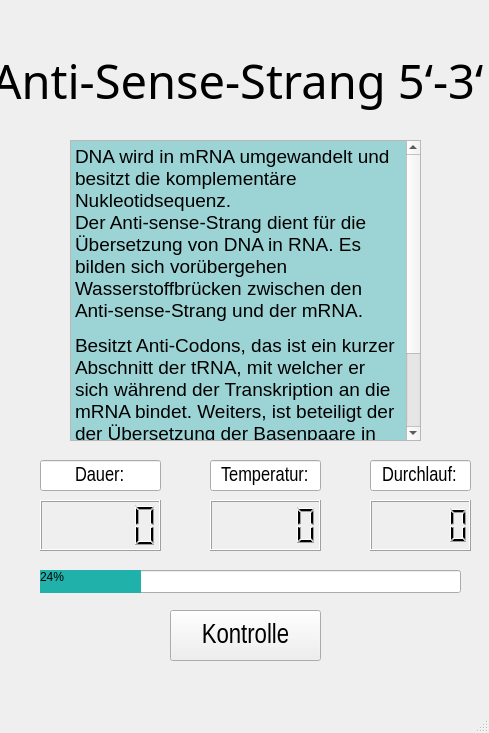
<?xml version="1.0" encoding="UTF-8"?>
<ui version="4.0">
 <class>AblaufWindowASens</class>
 <widget class="QMainWindow" name="AblaufWindowASens">
  <property name="geometry">
   <rect>
    <x>0</x>
    <y>0</y>
    <width>489</width>
    <height>733</height>
   </rect>
  </property>
  <property name="windowTitle">
   <string>Annealing</string>
  </property>
  <widget class="QWidget" name="centralwidget">
   <widget class="QTextEdit" name="textEdit">
    <property name="geometry">
     <rect>
      <x>70</x>
      <y>140</y>
      <width>351</width>
      <height>301</height>
     </rect>
    </property>
    <property name="readOnly">
     <bool>true</bool>
    </property>
    <property name="html">
     <string>&lt;!DOCTYPE HTML PUBLIC &quot;-//W3C//DTD HTML 4.0//EN&quot; &quot;http://www.w3.org/TR/REC-html40/strict.dtd&quot;&gt;
&lt;html&gt;&lt;head&gt;&lt;meta name=&quot;qrichtext&quot; content=&quot;1&quot; /&gt;&lt;meta charset=&quot;utf-8&quot; /&gt;&lt;style type=&quot;text/css&quot;&gt;
p, li { white-space: pre-wrap; }
hr { height: 1px; border-width: 0; }
li.unchecked::marker { content: &quot;\2610&quot;; }
li.checked::marker { content: &quot;\2612&quot;; }
&lt;/style&gt;&lt;/head&gt;&lt;body style=&quot; font-family:'Segoe UI'; font-size:9pt; font-weight:400; font-style:normal;&quot; bgcolor=&quot;#9cd4d6&quot;&gt;
&lt;p style=&quot; margin-top:12px; margin-bottom:12px; margin-left:0px; margin-right:0px; -qt-block-indent:0; text-indent:0px;&quot;&gt;&lt;span style=&quot; font-family:'Arial Narrow','sans-serif'; font-size:14pt;&quot;&gt;DNA wird in mRNA umgewandelt und besitzt die komplementäre Nukleotidsequenz. &lt;br /&gt;Der Anti-sense-Strang dient für die Übersetzung von DNA in RNA.&lt;/span&gt;&lt;span style=&quot; font-family:'Arial Narrow'; font-size:14pt;&quot;&gt; &lt;/span&gt;&lt;span style=&quot; font-family:'Arial Narrow','sans-serif'; font-size:14pt;&quot;&gt;Es bilden sich vorübergehen Wasserstoffbrücken zwischen den Anti-sense-Strang und der mRNA.&lt;/span&gt;&lt;span style=&quot; font-family:'Arial Narrow'; font-size:14pt;&quot;&gt; &lt;/span&gt;&lt;/p&gt;
&lt;p style=&quot; margin-top:12px; margin-bottom:12px; margin-left:0px; margin-right:0px; -qt-block-indent:0; text-indent:0px;&quot;&gt;&lt;span style=&quot; font-family:'Arial Narrow','sans-serif'; font-size:14pt;&quot;&gt;Besitzt Anti-Codons, das ist ein kurzer Abschnitt der tRNA, mit welcher er sich während der Transkription an die mRNA bindet.&lt;/span&gt;&lt;span style=&quot; font-family:'Arial Narrow'; font-size:14pt;&quot;&gt; Weiters, i&lt;/span&gt;&lt;span style=&quot; font-family:'Arial Narrow','sans-serif'; font-size:14pt;&quot;&gt;st beteiligt der der Übersetzung der Basenpaare in Aminosäurensequenzen verantwortlich.&lt;/span&gt;&lt;span style=&quot; font-family:'Arial Narrow'; font-size:14pt;&quot;&gt; &lt;/span&gt;&lt;/p&gt;
&lt;p style=&quot; margin-top:12px; margin-bottom:12px; margin-left:0px; margin-right:0px; -qt-block-indent:0; text-indent:0px;&quot;&gt;&lt;span style=&quot; font-family:'Arial Narrow'; font-size:14pt;&quot;&gt;Besitzt die komplementäre Sequenz zu tRNA.&lt;/span&gt;&lt;/p&gt;&lt;/body&gt;&lt;/html&gt;</string>
    </property>
   </widget>
   <widget class="QLabel" name="label">
    <property name="geometry">
     <rect>
      <x>-2</x>
      <y>50</y>
      <width>491</width>
      <height>61</height>
     </rect>
    </property>
    <property name="font">
     <font>
      <family>Tw Cen MT</family>
      <pointsize>35</pointsize>
      <bold>false</bold>
     </font>
    </property>
    <property name="text">
     <string>Anti-Sense-Strang 5‘-3‘ </string>
    </property>
    <property name="alignment">
     <set>Qt::AlignCenter</set>
    </property>
   </widget>
   <widget class="QPushButton" name="btn_Kontrolle">
    <property name="geometry">
     <rect>
      <x>170</x>
      <y>610</y>
      <width>151</width>
      <height>51</height>
     </rect>
    </property>
    <property name="font">
     <font>
      <family>Arial Narrow</family>
      <pointsize>20</pointsize>
     </font>
    </property>
    <property name="text">
     <string>Kontrolle</string>
    </property>
   </widget>
   <widget class="QLCDNumber" name="DL_zaehler">
    <property name="geometry">
     <rect>
      <x>370</x>
      <y>500</y>
      <width>101</width>
      <height>51</height>
     </rect>
    </property>
   </widget>
   <widget class="QLineEdit" name="DL_line">
    <property name="geometry">
     <rect>
      <x>370</x>
      <y>460</y>
      <width>101</width>
      <height>31</height>
     </rect>
    </property>
    <property name="font">
     <font>
      <family>Arial Narrow</family>
      <pointsize>15</pointsize>
     </font>
    </property>
    <property name="text">
     <string>Durchlauf:</string>
    </property>
    <property name="alignment">
     <set>Qt::AlignCenter</set>
    </property>
    <property name="readOnly">
     <bool>true</bool>
    </property>
   </widget>
   <widget class="QLCDNumber" name="Timer_zaehler">
    <property name="geometry">
     <rect>
      <x>40</x>
      <y>500</y>
      <width>121</width>
      <height>51</height>
     </rect>
    </property>
   </widget>
   <widget class="QLineEdit" name="Dauer_line">
    <property name="geometry">
     <rect>
      <x>40</x>
      <y>460</y>
      <width>121</width>
      <height>31</height>
     </rect>
    </property>
    <property name="font">
     <font>
      <family>Arial Narrow</family>
      <pointsize>15</pointsize>
     </font>
    </property>
    <property name="text">
     <string>Dauer:</string>
    </property>
    <property name="alignment">
     <set>Qt::AlignCenter</set>
    </property>
    <property name="readOnly">
     <bool>true</bool>
    </property>
   </widget>
   <widget class="QLCDNumber" name="temp_sensA">
    <property name="geometry">
     <rect>
      <x>210</x>
      <y>500</y>
      <width>111</width>
      <height>51</height>
     </rect>
    </property>
   </widget>
   <widget class="QLineEdit" name="Temp_line">
    <property name="geometry">
     <rect>
      <x>210</x>
      <y>460</y>
      <width>111</width>
      <height>31</height>
     </rect>
    </property>
    <property name="font">
     <font>
      <family>Arial Narrow</family>
      <pointsize>15</pointsize>
     </font>
    </property>
    <property name="text">
     <string>Temperatur:</string>
    </property>
    <property name="alignment">
     <set>Qt::AlignCenter</set>
    </property>
    <property name="readOnly">
     <bool>true</bool>
    </property>
   </widget>
   <widget class="QProgressBar" name="progressBar_asens">
    <property name="geometry">
     <rect>
      <x>40</x>
      <y>570</y>
      <width>421</width>
      <height>23</height>
     </rect>
    </property>
    <property name="toolTip">
     <string>&lt;html&gt;&lt;head/&gt;&lt;body&gt;&lt;p&gt;&lt;br/&gt;&lt;/p&gt;&lt;/body&gt;&lt;/html&gt;</string>
    </property>
    <property name="styleSheet">
     <string notr="true">QProgressBar::chunk{
	background-color: #20B2AA
}</string>
    </property>
    <property name="value">
     <number>24</number>
    </property>
   </widget>
  </widget>
  <widget class="QMenuBar" name="menubar">
   <property name="geometry">
    <rect>
     <x>0</x>
     <y>0</y>
     <width>489</width>
     <height>22</height>
    </rect>
   </property>
  </widget>
  <widget class="QStatusBar" name="statusbar"/>
 </widget>
 <resources/>
 <connections/>
</ui>
